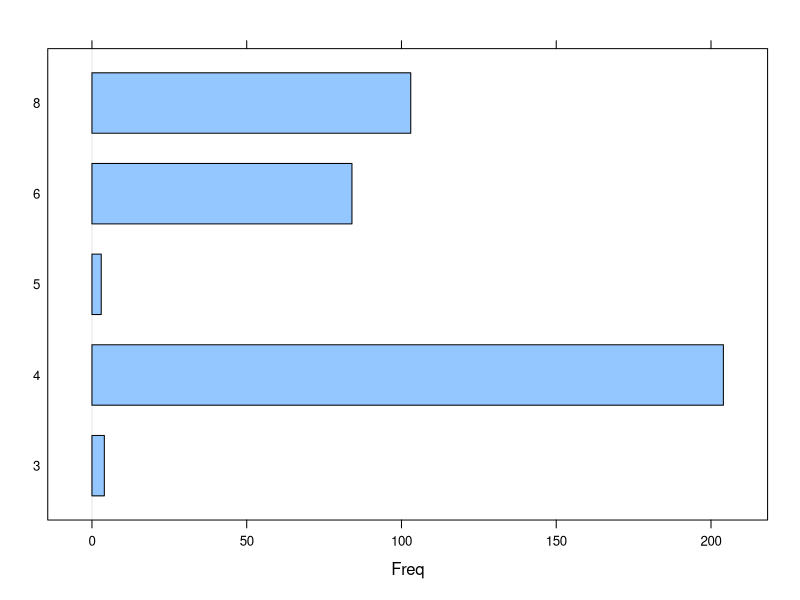
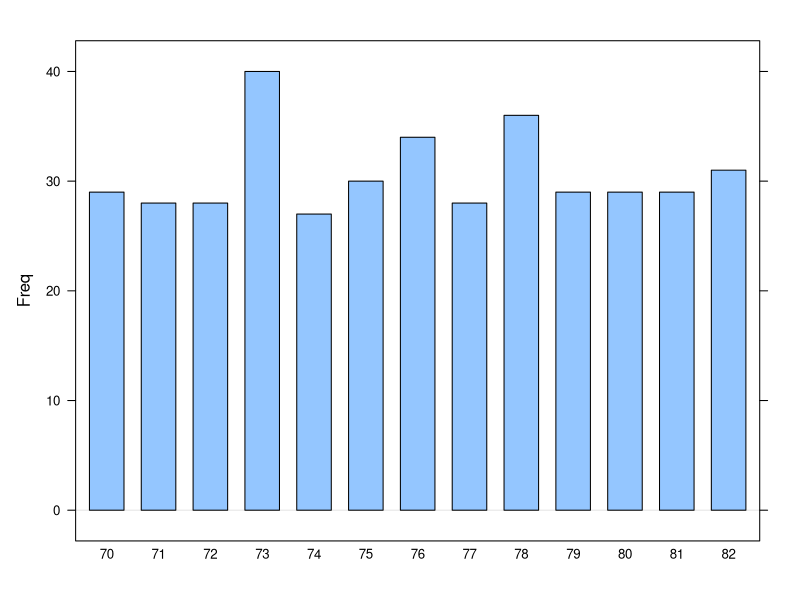
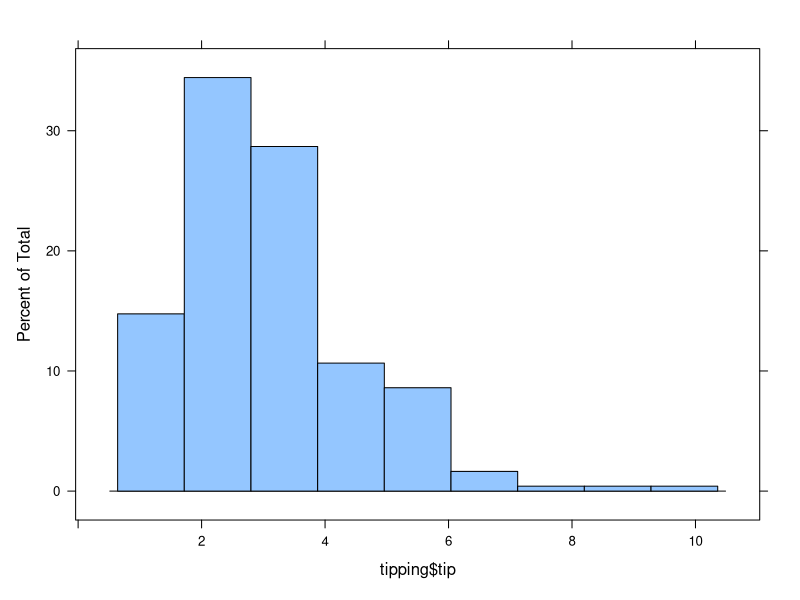
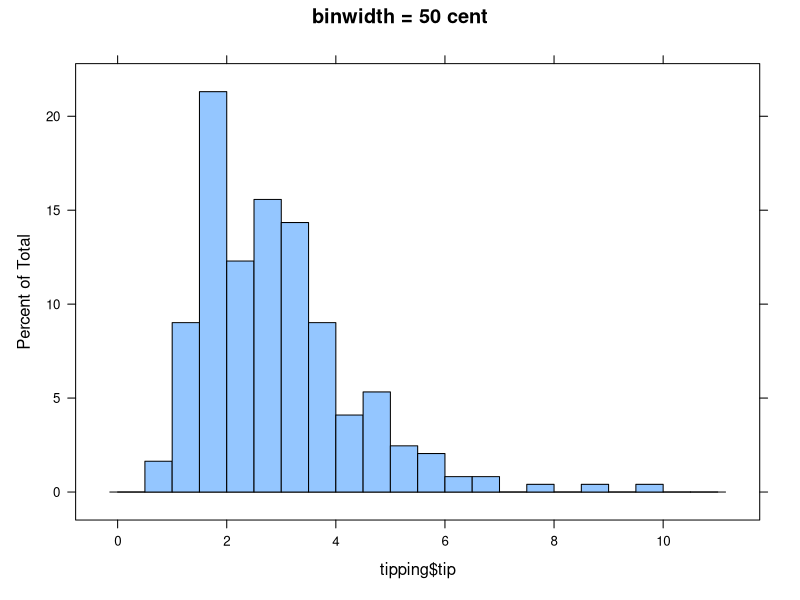
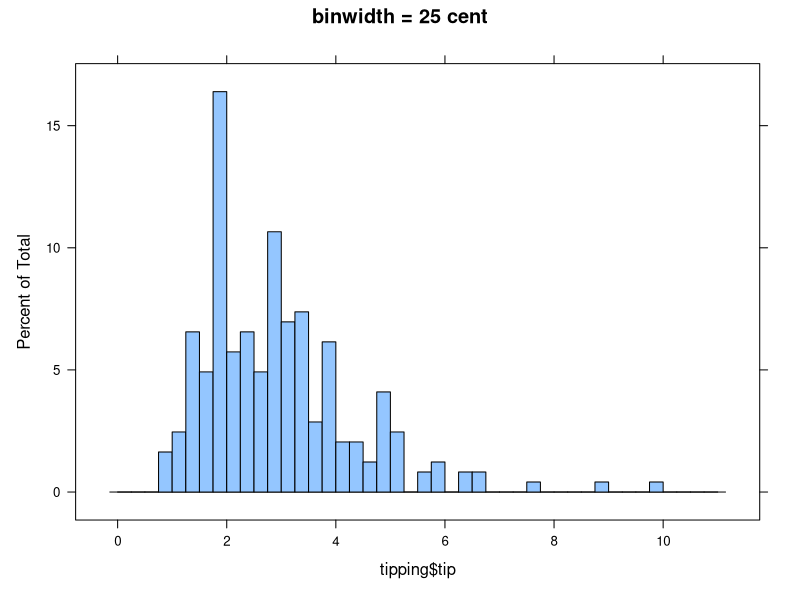
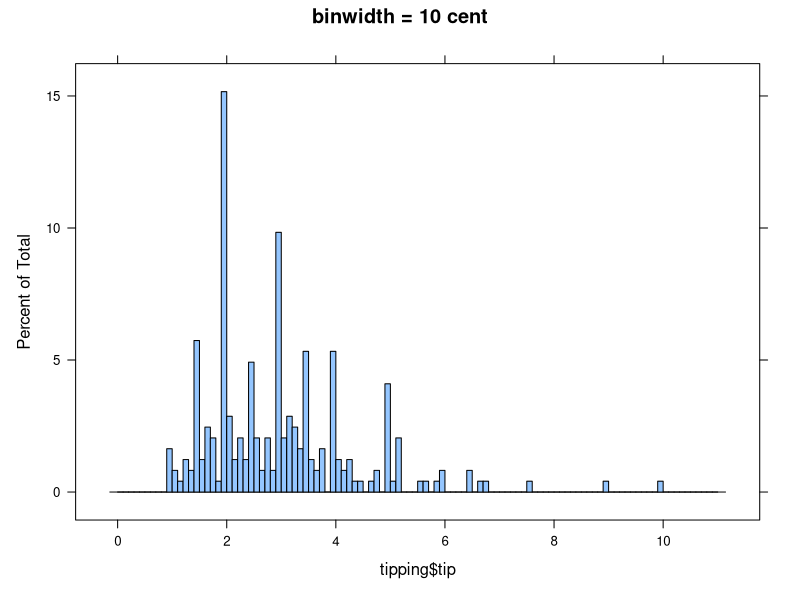
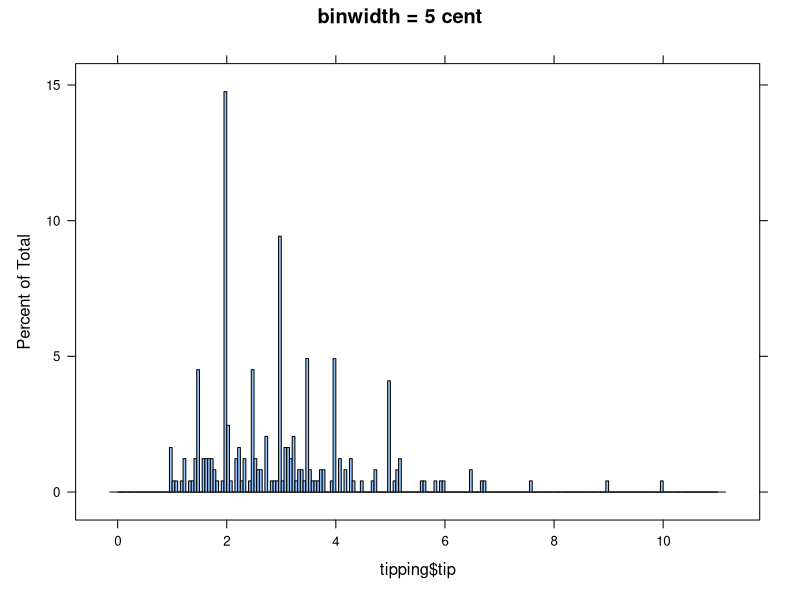
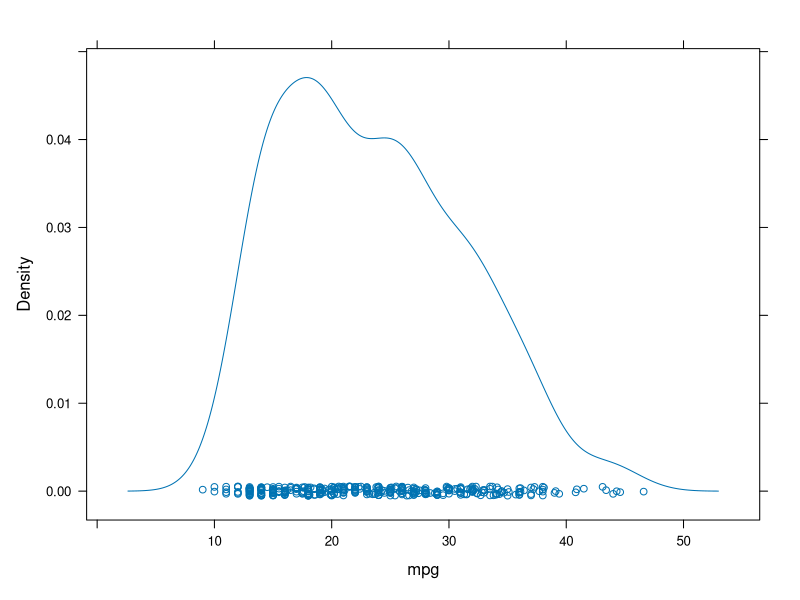

The R source for these figures, in order: (Note: this script raises an error after producing the figures.)
setwd("M:/2014-Ames/방통대교재-고급R 활용/Final/")

### <R 4.1> autompg 자료 요약

autompg<-read.csv("auto-mpg.csv",header=TRUE,na.string=".")
dim(autompg)
head(autompg)

### <R 4.2> tipping 자료 요약

tipping<-read.csv("tips.csv",header=TRUE)
dim(tipping)
head(tipping)

### <R 4.3> abalone 자료 요약

abalone<-read.csv("abalone.csv",header=TRUE)
dim(abalone)
head(abalone)

### <R 4.4> Pconsump 자료 요약

Pconsump<-read.csv("power_consumption.csv") 
dim(Pconsump)
head(Pconsump)

### <R 4.5> 수평 막대그래프 - 그림 4.1

library(lattice)
barchart(as.factor(autompg$cylinder))

### <R 4.6> 수직 막대그래프 - 그림 4.2

barchart(as.factor(autompg$year),horizontal=FALSE)

### <R 4.7> 히스토그램 - 그림 4.3

histogram(tipping$tip)

### <R 4.8> 다양한 breaks의 히스토그램들 - 그림 4.4

histogram(tipping$tip,breaks=seq(0,11,0.5),main="binwidth = 50 cent")
histogram(tipping$tip,breaks=seq(0,11,0.25),main="binwidth = 25 cent")
histogram(tipping$tip,breaks=seq(0,11,0.1),main="binwidth = 10 cent")
histogram(tipping$tip,breaks=seq(0,11,0.05),main="binwidth = 5 cent")

### <R 4.9> 밀도그림 - 그림 4.5

densityplot(autompg$mpg,xlab="mpg")

### <R 4.10> 산점도 - 그림 4.6

xyplot(tip~totbill,pch=16,data = tipping)

### <R 4.11> 산점도 - 그림 4.7

xyplot(tip~totbill|sex,pch=16,data = tipping)

### <R 4.12> 산점도 - 그림 4.8

xyplot(tip~totbill|sex,group=smoker,pch=c(16,1),data = tipping)

### <R 4.13> 산점도 - 그림 4.9

xyplot(tip~totbill|sex+smoker,data = tipping,
       panel = function(x, y) {
         panel.grid(h = 10, v = 2)
         panel.xyplot(x, y,pch=16)
         panel.lmline(x, y)
       })

### <R 4.14> 수평 평행 상자그림 - 그림 4.10

bwplot(cylinder~mpg,data=autompg)

### <R 4.15> 수직 평행 상자그림 - 그림 4.11

bwplot(weight~cylinder,data=autompg,horizontal=FALSE)

### <R 4.16> 점그림 - 그림 4.12

dotplot(cylinder~mpg,data=autompg)

### <R 4.17> sex 내의 size에 대한 mosaic 그림 - 그림 4.13

library(vcd)
mosaic(~sex+size,data = tipping)

### <R 4.18> size 내의 sex에 대한 mosaic 그림 - 그림 4.14

mosaic(~size+sex,data = tipping)

### <R 4.19> smoker 별 size 내의 sex에 대한 mosaic 그림 - 그림 4.15

cotabplot(~ size+sex | smoker, data = tipping, panel = cotab_mosaic)

### <R 4.20> 산점도 행렬 - 그림 4.16

splom(~autompg[,c(1,3:6)], data = autompg)

### <R 4.21> 여러 옵션을 이용한 산점도 행렬 - 그림 4.17

splom(~autompg[,c(1,3:6)], groups = cylinder, data = autompg,
      col=c("red","orange","blue","green","grey50"),
      pch=c(16,2,15,3,1),cex=0.7,
      key = list(title = "Various cylinders in autompg",
                 columns = 5, 
                 points = list(pch =c(16,2,15,3,1),
                 col = c("red","orange","blue","green","grey50")),
                 text = list(c("3","4","5","6","8"))))

### <R 4.22> 수평 평행좌표그림 - 그림 4.18

parallelplot(~ autompg[,c(1,3:6)] ,data = autompg,horizontal=FALSE) 

###<R 4.23> cylinder 별 수평 평행좌표그림 - 그림 4.19

parallelplot(~ autompg[,c(1,3:6)]|as.factor(cylinder) ,data = autompg) 

### <R 4.24> 3차원 산점도 그림 - 그림 4.20

cloud(mpg ~ horsepower*displacement, data = autompg,
             screen=list(x=-80,y=70))

### <R 4.25> cylinder 별 3차원 산점도 그림 - 그림 4.21

cloud(mpg ~ horsepower*displacement|as.factor(cylinder), data = autompg,
             screen=list(x=-80,y=70))

###<R 4.26> 등고선 그림 - 그림 4.22

contour (volcano)

### <R 4.27> 3차원 표면그림 - 그림 4.23

wireframe(volcano)

### <R 4.28> 옵션을 이용한 3차원 표면그림 - 그림 4.24

wireframe(volcano, shade = TRUE, light.source = c(10,0,10))

### <R 4.29> ggplot2 패키지 설치

#install.packages("ggplot2")

### <R 4.30> qplot을 이용한 산점도 - 그림 4.25

library(ggplot2)
qplot(length,wholeW,data = abalone)

### <R 4.31> color, shape 옵션을 이용한 이용한 산점도 - 그림 4.26

qplot(length,wholeW,data = abalone,colour=sex,shape=sex)

### <R 4.32> alpha 옵션을 이용한 이용한 산점도 - 그림 4.27

qplot(length,wholeW,data = abalone,alpha=I(1/10))

### <R 4.33> qplot을 이용한 수직 상자그림 - 그림 4.28

qplot(sex,wholeW,data = abalone,geom="boxplot")

### <R 4.34> jitter를 이용한 그림 - 그림 4.29

qplot(sex,wholeW,data = abalone,geom="jitter")

### <R 4.35> alpha 옵션을 이용한 jitter 그림 - 그림 4.30

qplot(sex,wholeW,data = abalone,geom="jitter",alpha=I(1/3))

### <R 4.36> rings별 wholeW의 평행상자그림 - 그림 4.31

qplot(factor(rings),wholeW,data = abalone,geom="boxplot")

### <R 4.37> qplot을 이용한 히스토그램 - 그림 4.32

qplot(wholeW, data = abalone, geom = "histogram" , 
                    binwidth = 0.05, fill = sex)

### <R 4.38> facets을 이용한 히스토그램 - 그림 4.33

qplot(wholeW,data = abalone, geom="histogram",
           binwidth=0.05,facets=.~sex)

### <R 4.39> color와 linetype 옵션을 이용한 밀도그림 - 그림 4.34

qplot(wholeW,data = abalone, geom="density",color=sex, linetype=sex)

### <R 4.40> 날짜, 시간 나타내기

class(Pconsump$Date)
class(Pconsump$Time)
Pconsump$newDate <- as.POSIXlt(Pconsump$Date, format="%d/%m/%Y")
Pconsump$newTime <- as.POSIXlt(Pconsump$Time,format="%H:%M:%S") 
Pconsump$year <-  format(Pconsump$newDate,"%Y")

### <R 4.41> qplot을 이용한 시계열 그림 - 그림 4.35

Pconsump.2006.12.17<-Pconsump[Pconsump$Date=="17/12/2006",]
qplot(newTime,X3,data = Pconsump.2006.12.17,geom="line")

### <R 4.42> color과 linetype 옵션을 이용한 시계열 그림 - 그림 4.36

Pconsump.12.17<-Pconsump[(Pconsump$Date=="17/12/2006" |
                              Pconsump$Date=="17/12/2007") ,]
qplot(newTime,X3,data = Pconsump.12.17,color=year,
                             geom="line",linetype=year)

### <R 4.43> facets옵션을 이용한 시계열 그림 - 그림 4.37

qplot(newTime,X3,data = Pconsump,facets=Date~.,geom="line")

### <R 4.44> ggplot 선언

plot.basic<-ggplot(tipping,
       aes(x=totbill,y=tip,color=sex,shape=sex,size=tiprate))

### <R 4.45> ggplot으로 산점도 그리기 - 그림 4.38

plot.basic + layer(geom="point")

### <R 4.46> summary 함수로 살펴보는 ggplot내의 선언 내용들

plot.scatter<- plot.basic + geom_point()
summary(plot.scatter)

### <R 4.47> 산점도에 group 별 smooth line 그리기 - 그림 4.39

plot.basic+geom_point()+
           geom_smooth(aes(group=sex))

### <R 4.48> 산점도에 통계량을 이용한 점찍기 - 그림 4.40

plot.stat<-ggplot(abalone,aes(x=rings,y=log(wholeW)))
plot.stat + geom_point(shape=1) + 
            stat_summary(size=3,shape=15,color="red",
                         fun.y = "mean", geom = "point") 

### <R 4.49> 통계량을 이용한 그림 그리기 - 그림 4.41         

plot.stat + stat_summary(fun.data = "mean_cl_normal", geom = "errorbar")

### <R 4.50> 통계량을 이용한 그림 그리기 - 그림 4.42

q1<-function(x) quantile(x,p=0.25)
q3<-function(x) quantile(x,p=0.75)
plot.stat + stat_summary(aes(color="Q1",shape="Q1"),fun.y=q1,geom="point") +
   stat_summary(aes(color="median",shape="median"),fun.y=median,geom="point") +
   stat_summary(aes(color="Q3",shape="Q3"),fun.y=q3,geom="point") +
   stat_summary(aes(color="min",shape="min"),fun.y=min,geom="point") +
   stat_summary(aes(color="max",shape="max"),fun.y=max,geom="point") +
   scale_color_hue("Quartile")+scale_shape("Quartile")

### <R 4.51> 히스토그램과 stat_bin을 이용한 다양한 그림 그리기 - 그림 4.43

plot.1D<-ggplot(tipping,aes(x=tip))
plot.1D+geom_histogram()+ggtitle("geom histogram")
plot.1D+stat_bin(geom="area")+ggtitle("stat_bin, geom_area")
plot.1D+stat_bin(geom="point")+ggtitle("stat_bin, geom_point")
plot.1D+stat_bin(geom="line")+ggtitle("stat_bin, geom_line")
plot.1D+geom_histogram(aes(fill=sex))+ggtitle("geom_histogram by sex")
plot.1D+geom_histogram(aes(y=..density..,fill=sex))+
        ggtitle("geom_histogram with density")

### <R 4.52> position adjust를 이용한 다양한 그림 그리기 - 그림 4.44

plot.pos <- ggplot(tipping,aes(x = day, fill = sex, shape = sex))
plot.pos + geom_bar(position = "stack") + ggtitle("stack") +            
           theme(legend.position="none")
plot.pos + geom_bar(position = "dodge") + ggtitle("dodge")+ 
           theme(legend.position="none")
plot.pos + geom_bar(position = "fill") + ggtitle("fill") + 
           theme(legend.position="none")
plot.pos+geom_point(aes(y=totbill,color=sex,shape=sex),position="jitter")+
           ggtitle("jitter") + theme(legend.position="none")
plot.pos + geom_bar(position = "identity") + ggtitle("identity") + 
           theme(legend.position="none")
plot.pos + geom_bar(position = "identity", alpha = I(0.5)) + 
           ggtitle("identity with alpha") + 
           theme(legend.position="none")

### <R 4.53> scale_color_hue를 이용한 범례 - 그림 4.45

plot.scale1 <- ggplot(tipping,aes(x=totbill,y=tip,
                  color=sex,shape=sex,size=size))+
               geom_point()
plot.scale1+scale_color_hue("Gender",labels=c("여자","남자"))

### <R 4.54> scale_color_brewer를 이용한 palette 바꾸기 - 그림 4.46

plot.scale1+scale_color_brewer(palette="Set1")

### <R 4.55> scale_*_continous를 이용한 x축, y축 눈금바꾸기 - 그림 4.47
 
plot.scale2 <- ggplot(tipping,aes(x=totbill,y=tip))+geom_point()
plot.scale2 + scale_x_continuous(breaks=c(20,40)) +
              scale_y_continuous(breaks=1:10) 

### <R 4.56> coord_trans를 이용한 x축, y축 함수변환 - 그림 4.48

plot.scale2 + coord_trans(xtrans="log10",ytrans="sqrt") 
          
### <R 4.57> facet_grid를 이용한 그림 - 그림 4.49

plot.facet<-ggplot(tipping,aes(x=totbill,y=tip))+geom_point()
plot.facet + facet_grid(sex~smoker,margins=T)

### <R 4.58> facet_wrap을 이용한 그림 - 그림 4.50

plot.facet + facet_wrap(~size,ncol=6)

### <R 4.59> cut_interval, cut_number로 연속변수를 범주형변수로 바꾸기 - 그림 4.51

tipping$tipgroup1 <- cut_interval(tipping$tiprate,n=3)
tipping$tipgroup2 <- cut_number(tipping$tiprate,n=3)
plot.newfacet<-ggplot(tipping,aes(x=totbill,y=tip))+geom_point()
plot.newfacet + facet_wrap(~tipgroup1)

### <R 4.60> cut_interval, cut_number로 연속변수를 범주형변수로 바꾸기 - 그림 4.52

plot.newfacet + facet_wrap(~tipgroup2)

### <R 4.61> xlab, ylab, ggtitle 이용한 그림그리기 - 그림 4.53

plot.theme<-ggplot(tipping,aes(x=totbill,y=tip))
plot.theme+geom_point()+xlab("Total Bill")+
           ylab("팁")+ggtitle("전제 금액과 팁")

### <R 4.62> theme 이용한 title 조정하기 - 그림 4.54

plot.theme+geom_point()+
      labs(xlab="Total Bill",ylab="팁",title="전제 금액과 팁")+
      theme(plot.title=element_text(size=10,
            color="red",face="bold",hjust=0))

### <R 4.63> theme 이용한 그림의 격자선, 테두리 조정하기 - 그림 4.55

last_plot()+theme_bw()+
      theme(panel.grid.major=element_blank(),
            panel.grid.minor=element_blank(),
            panel.border=element_blank(),
            axis.line = element_line())

### <R 4.64> theme 이용한 범례 조정하기 - 그림 4.56

plot.theme+geom_point(aes(color=sex,shape=sex))+
           theme(legend.position="none")

### <R 4.65> expression을 이용하여 수식넣기- 그림 4.57

lm.result<-lm(tip~totbill,data = tipping)
ab <- round(coef(lm.result),2)
ggplot(tipping,aes(x=totbill,y=tip))+
     geom_point()+
     geom_smooth(method="lm")+
     geom_text(data = NULL,x=10,y=8.5,
         label=paste("y =",ab[1],"+",ab[2],"x"),hjust=0) +
     ggtitle(expression(paste(hat(beta)[0],"+",hat(beta)[1],"x")))

### <R 4.66> 그림을 파일로 저장하기

ggsave("sample-plot.png")



